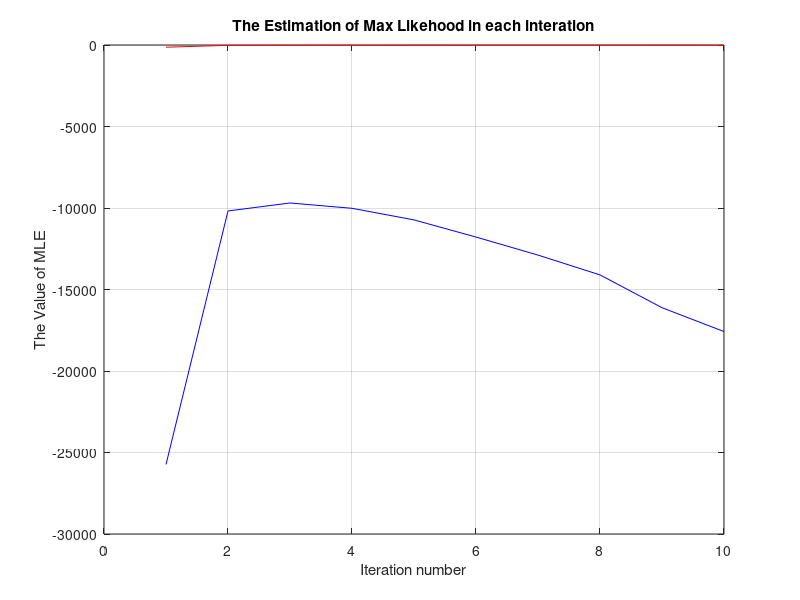
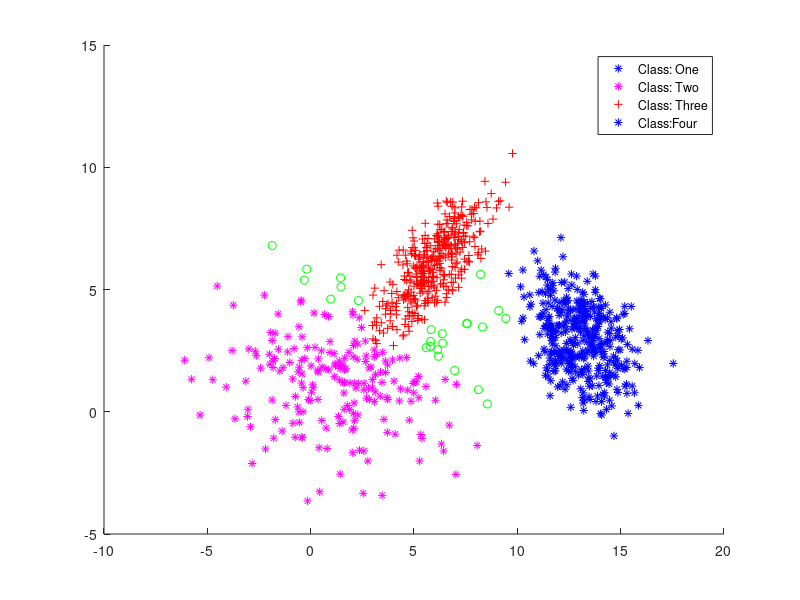

MATLAB code for these plots, in order:
clear;
clc;
data = importdata('./Database.dat');
X = data';
K = 4; %%K number of clusters
[d, N] = size(X);
History = [];
History1 = [];
iteration = 10;
%%Initialize the parameter

prior = zeros(K, 1); %defines the prior belief/guass of the cluster assignment
mean = [14 6;10 -1; -4 6;-4 -1]';
covariance = zeros(d,d,K);

for i = 1:K
    prior(i) = 1 / K;
    covariance(:,:,i) = [1 0;0 1];
end

%=++++++++++++++++++++++++++++++++++++++++++++++++++++++++++++++++++++++++++++++++++++++++++
%==========================   The EM algorithm    ==========================================
%=++++++++++++++++++++++++++++++++++++++++++++++++++++++++++++++++++++++++++++++++++++++++++

for t = 1:iteration
%===========================================================================================
%===============   Calculate PDF of Gaussian distribution   ================================
  gaussian_pdf = zeros(K, N); %gaussian likelihood
  for k = 1:K
      for n = 1:N
          gaussian_pdf(k,n) = 1/(2*pi*sqrt(det(covariance(:,:,k))))*exp(-1/2*(X(:,n)-mean(:,k))'*inv(covariance(:,:,k))*(X(:,n)-mean(:,k)));
      end
  end
%===========================================================================================
%=========================   The Estimatate Step     =======================================
  posterior_distribution = zeros(K, N);
  elob = zeros(K, N); % The evidence lower bound we want to maximize
  full_likelihood = zeros(K, N);
  for n = 1:N
      for k = 1:K
          full_likelihood = prior(k)*gaussian_pdf(k,n);
          elob(k,n) = prior(k)*gaussian_pdf(k,n);%gaussian likelihood
          posterior_distribution(k,n) = prior(k)*gaussian_pdf(k,n);
      end
      posterior_distribution(:,n) = posterior_distribution(:,n) / sum(posterior_distribution(:,n));%Normalize posterior
      elob(:,n) = posterior_distribution(k,n)*log(elob(:,n)/posterior_distribution(k,n));
  end
%===========================================================================================
%=========================   The Maximization Step     =====================================
   Nk = zeros(1,K);
   Nk = sum(posterior_distribution');
   prior = Nk / N; %prior is achieved by simply weighted counting(soft counting)
   
   for k = 1:K 
       mu_k_sum = 0;
       for n = 1:N
           mu_k_sum = mu_k_sum + posterior_distribution(k,n)*X(:,n);
       end
       mean(:,k) = mu_k_sum / Nk(k);
   end
   
   for k = 1:K 
       covariance_k_sum = 0;
       for n = 1:N
           covariance_k_sum = covariance_k_sum + posterior_distribution(k,n)*(X(:,n)-mean(:,k))*(X(:,n)-mean(:,k))';
       end
       covariance(:,:,k) = covariance_k_sum / Nk(k);
   end
%===========================================================================================
%================= The Covariance of different structure of GMM  =========================== 
   for i = 1:K
       Dign_Cov(:,:,i) = diag(diag(covariance(:,:,i)));
   end
   
   for i = 1:K
       Avg_value(i) = sum(diag(Dign_Cov(:,:,i)))/2;
   end
   
   for i =1:K
       Sph_Cov(:,:,i) = eye(2,2).*Avg_value(i);
   end
   Covariance_Matrix=Sph_Cov;             %The Spherial-Covariance matrix
   evidence_lower_bound = sum(sum(elob));
   full_likelihood = sum(log(sum(full_likelihood,1)));
   History1 = [History1, full_likelihood];
   History=[History,evidence_lower_bound];
end

A=1:iteration;
figure(1);
plot(A,History,'b',A,History1,'r'); 
title('The Estimation of Max Likehood in each interation')
xlabel('Iteration number')
ylabel('The Value of MLE')
grid on

figure(2);
hold on
for i =1:N
    [max_temp, ind_cluster] = max(posterior_distribution(:,i));
    if ind_cluster == 1
        plot(X(1,i),X(2,i),'b*');
    end
    
    if ind_cluster == 2
        plot(X(1,i),X(2,i),'go');
    end
    
    if ind_cluster == 3
        plot(X(1,i),X(2,i),'r+');
    end
    
    if ind_cluster == 4
        plot(X(1,i),X(2,i),'magenta*');
    end
end
legend('Class: One','Class: Two','Class: Three','Class:Four')
   
    
    